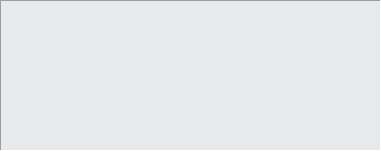
<?xml version="1.0" encoding="UTF-8"?>
<ui version="4.0">
 <class>UserGuide</class>
 <widget class="QWidget" name="UserGuide">
  <property name="geometry">
   <rect>
    <x>0</x>
    <y>0</y>
    <width>381</width>
    <height>151</height>
   </rect>
  </property>
  <property name="sizePolicy">
   <sizepolicy hsizetype="Fixed" vsizetype="Fixed">
    <horstretch>0</horstretch>
    <verstretch>0</verstretch>
   </sizepolicy>
  </property>
  <property name="minimumSize">
   <size>
    <width>381</width>
    <height>151</height>
   </size>
  </property>
  <property name="maximumSize">
   <size>
    <width>381</width>
    <height>151</height>
   </size>
  </property>
  <property name="font">
   <font>
    <pointsize>10</pointsize>
   </font>
  </property>
  <property name="windowTitle">
   <string>User Guide</string>
  </property>
  <widget class="QTextEdit" name="guideTextEdit">
   <property name="geometry">
    <rect>
     <x>0</x>
     <y>0</y>
     <width>381</width>
     <height>151</height>
    </rect>
   </property>
   <property name="sizePolicy">
    <sizepolicy hsizetype="Fixed" vsizetype="Fixed">
     <horstretch>0</horstretch>
     <verstretch>0</verstretch>
    </sizepolicy>
   </property>
   <property name="font">
    <font>
     <pointsize>10</pointsize>
    </font>
   </property>
   <property name="styleSheet">
    <string notr="true">background-color: rgb(231, 234, 237);</string>
   </property>
   <property name="frameShape">
    <enum>QFrame::Shape::Panel</enum>
   </property>
   <property name="readOnly">
    <bool>true</bool>
   </property>
  </widget>
 </widget>
 <resources>
  <include location="../resrc/resource.qrc"/>
 </resources>
 <connections/>
</ui>
